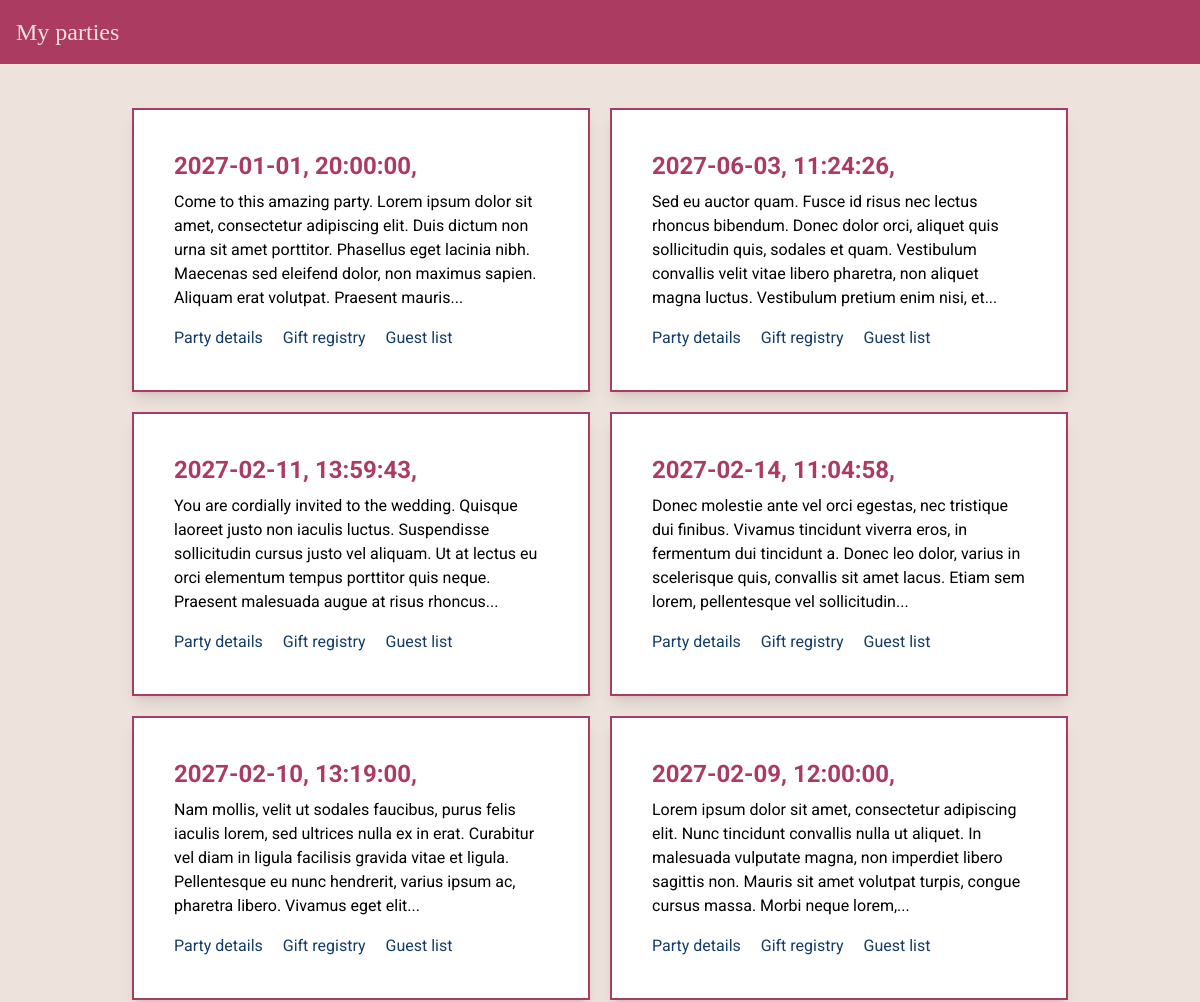
Before: / (upper part) with the older database file.
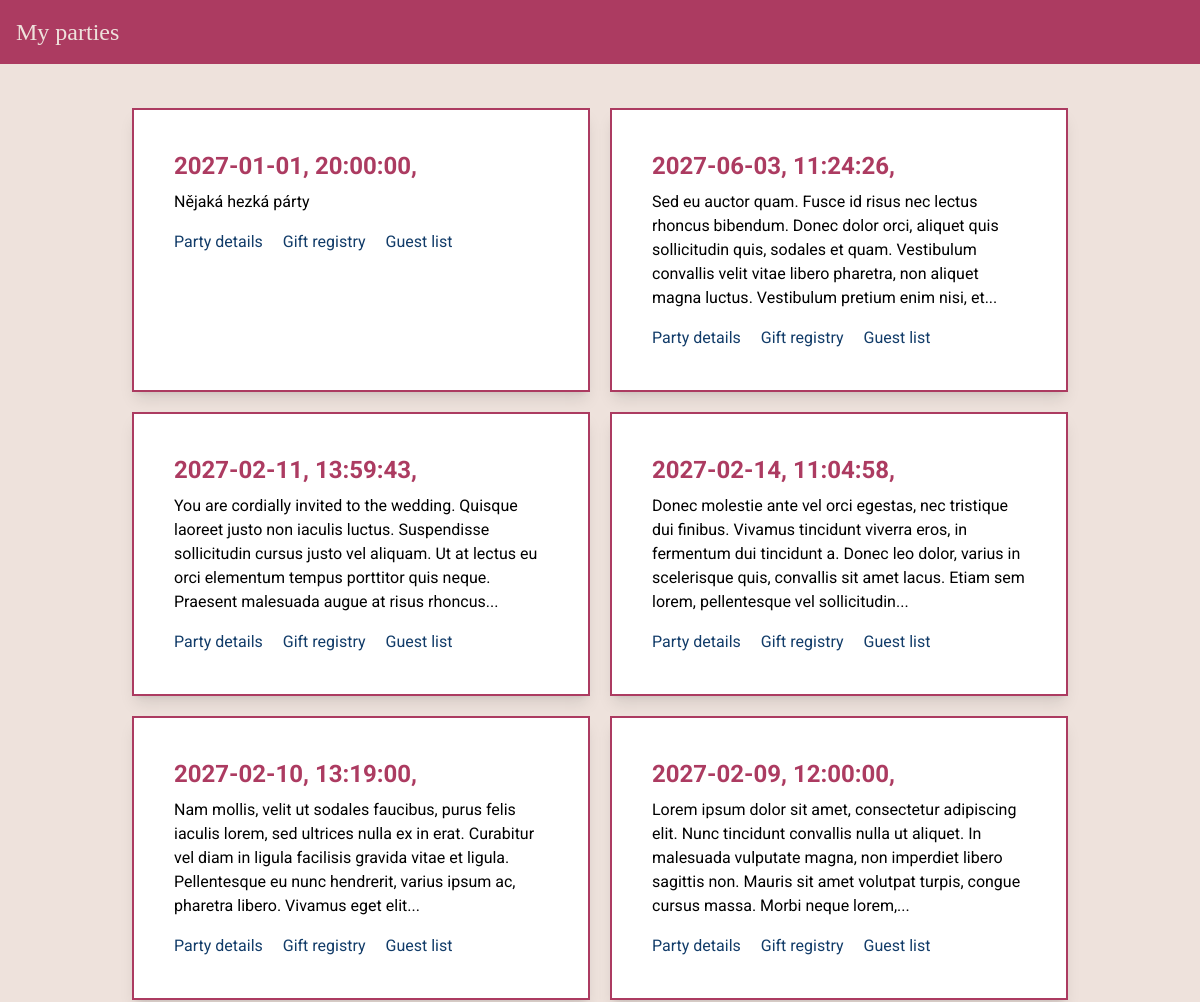
After: the same page with the newer database file.
### party_app/models.py (models this page shows)
class PartyBase(SQLModel):
    party_date: date
    party_time: time
    invitation: str = Field(
        sa_column=Column(Text), min_length=10
    )
    venue: str = Field(sa_column=Column(String(100))
    )

class Party(PartyBase, table=True):
    uuid: UUID = Field(default_factory=uuid4, primary_key=True)
    gifts: List["Gift"] = Relationship(
        back_populates="party",
    ) # Defines ORM relationship: party.gifts returns associated Gift objects
    guests: List["Guest"] = Relationship(
        back_populates="party",
    ) # Defines ORM relationship: party.guests returns associated Guest objects

### party_app/routes/party_list.py (the view)
@router.get("/", name="party_list_page", response_class=HTMLResponse)
def party_list_page(request: Request, templates: Templates, session: Session = Depends(get_session)):
    today = date.today()
    parties = session.exec(select(Party).where(Party.party_date >= today)).all()
    return templates.TemplateResponse(
        request=request,
        name="party_list/page_party_list.html",
        context={"parties": parties},
    )

### party_app/templates/party_list/page_party_list.html
{% extends 'base.html' %}
{% block content %}
    <div class="container mx-auto p-6 grid grid-cols-2 gap-5" id="parties-list">
        {% for party in parties %}
        <div class="border-2 p-10 border-custom-red bg-white shadow-lg">
            <h2 class="mb-2 font-bold text-2xl text-custom-red uppercase">
                {{ party.party_date }}, {{ party.party_time }}, {{ party.party_venue }}
            </h2>
            <div>
                {{ party.invitation|truncate(250) }}
            </div>
            <div class="mt-4">
                <a href="{{ url_for('party_detail_page', party_id=party.uuid) }}"
                   class="text-custom-blue hover:text-custom-blue-light mr-4"
                >Party details</a>
                <a href="" class="text-custom-blue hover:text-custom-blue-light mr-4">Gift registry</a>
                <a href="" class="text-custom-blue hover:text-custom-blue-light mr-4">Guest list</a>
            </div>
        </div>
        {% else %}
        <div class="col-span-2 text-center bg-sky-200 border border-custom-blue text-custom-blue p-5 py-3 rounded"
             role="alert">
            <p class="mt-3">You currently have no parties</p>
        </div>
        {% endfor %}
    </div>
{% endblock %}

### party_app/templates/base.html (shortened to what this page needs)
<!DOCTYPE html>
<html lang="cs">
<head>
    <link href="{{ url_for('static', path='css/output.css') }}" rel="stylesheet">
</head>
<body class="bg-custom-powder-light">
<nav class="bg-custom-red">
    <a href="/"
       class="inline-block p-4 text-custom-powder-light font-dancing-script text-2xl"
       >
        My parties
    </a>
</nav>
<main class="container p-5 m-auto">
    {% block content %}
    {% endblock %}
</main>
</body>
</html>

Changed rows visible on the page:
changed Party: invitation "Come to this amazing party. Lorem ipsum dolor sit amet, consectetur adipiscing elit. Duis dictum non urna sit amet porttitor. Phasellus eget lacinia nibh. Maecenas sed eleifend dolor, non maximus sapien. Aliquam erat volutpat. Praesent mauris..." → "Nějaká hezká párty"
